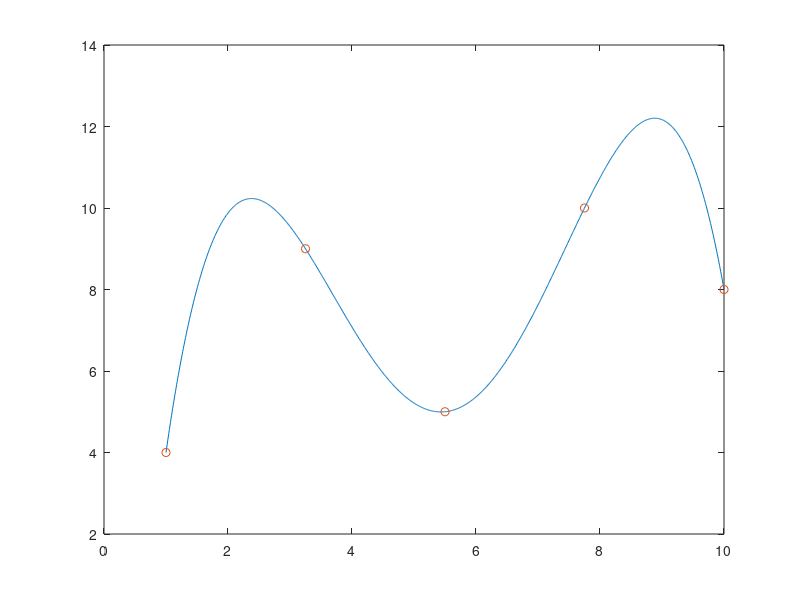

This figure's MATLAB source:
clear all
close all
N = 5;
x = linspace(1,10,N); % check the dimension
y = randi(10,[1,N]);
plot(x,y,'o')
x=x';
y=y';


% prepare G matrix  - Dimension (N+1) x (N+1)
%    [x0^0  x0^1  x1^2 ..... x1^N]
%    |x1^0  x1^1  x1^2 ..... x1^N|
%    |x2^0  x2^1  x2^2 ..... x2^N|
%G = |x3^0  x3^1  x3^2 ..... x3^N|
%    |:  :   :     :     :    :  |
%    [xN^0  xN^1  xN^2 ..... xN^N]
G=[];
for i=0:4
    G=[G x.^i];
end

m = inv(G)*y; % m is column vector (N+1 x 1)
% 
xi = linspace(x(1),x(end),1000);
xi=xi';
a=[]
for i=0:4
    a= [a xi.^i];
end
% yi = [1 xi^1 xi^2 xi^3 ..... xi^n] * m % (1000 x N+1) (N+1 x1)
yi=a*m
xlabel('x');
ylabel('y');
plot(xi,yi);
hold on
plot(x,y,'o')
